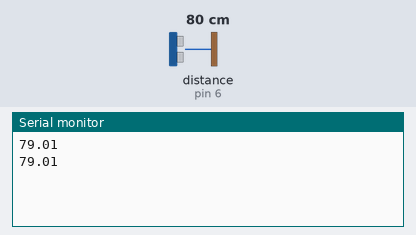
Bench run of a sketch on a simulated Arduino Uno, built with avr-gcc and run on an emulated ATmega328P. On the bench: the last lines printed to the serial monitor. Wiring (inferred from the names in the program): ultrasonic range finder: trigger pin 7; echo pin 6. The test bench sets the inputs (shaded band); at power-on: distance to the obstacle (sensor on pin 6) 80 cm. The echo pulse lasts 58.3 µs per cm.

Above: at 1.8 s.
1.9 s: distance to the obstacle (sensor on pin 6) set to 2 cm
At 2.5 s:
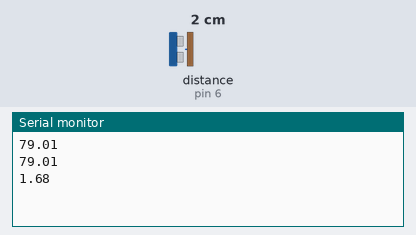
3.4 s: distance to the obstacle (sensor on pin 6) set to 4 cm
At 4.8 s:
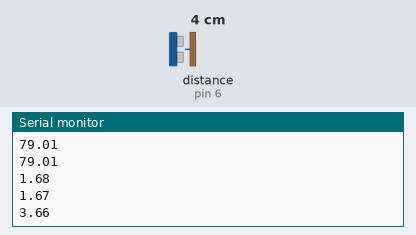
Timing chart, 0 to 6.4 s (numbered marks = the images above; inputs shaded):
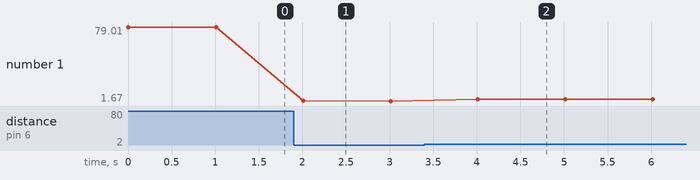

The sketch:

Sonic_test.ino
```cpp
const int trigPin = 7;
const int echoPin = 6;

void setup() {
  // put your setup code here, to run once:
  Serial.begin(9600);
  pinMode(trigPin, OUTPUT);
  pinMode(echoPin, INPUT);
}

void loop() {
  // put your main code here, to run repeatedly:
  double cm = calDistance(trigPin);
  Serial.println(cm);
  delay(1000);
}

double calDistance(int trigPin)
{
  long duration;
  digitalWrite(trigPin, LOW);
  delayMicroseconds(2);
  digitalWrite(trigPin, HIGH);
  delayMicroseconds(10);
  digitalWrite(trigPin, LOW);

  duration = pulseIn(echoPin, HIGH);

  return duration / 29.4 / 2;
}
```

Measured:
- after the input at 1.9 s, the serial monitor: prints a new line after 0.11 s (image 1)
- after the input at 3.4 s, the serial monitor: prints a new line after 0.61 s (image 2)
- plotted number 1: 79.01 → 1.67 after the input at 1.9 s, 1.67 → 3.66 after the input at 3.4 s
